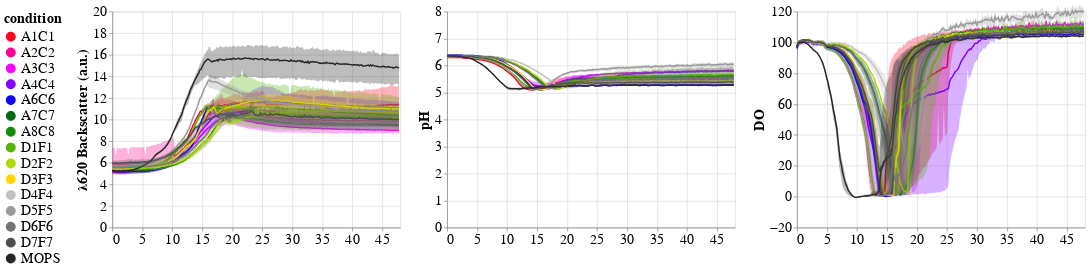

Write notebook code for a chart like this one.
### Code cell
od=lectorfig('mean(OD600)',"\u03BB620 Backscatter (a.u.)",20,0)
ph=lectorfig('mean(pH)',"pH",8,0)
DO=lectorfig('mean(DO)',"DO",120,-20)
chart2=od|ph|DO
chart2=chart2.configure_axis(
        labelFontSize=20,
        titleFontSize=20
    ).configure_legend(
        labelFontSize=20,
        titleFontSize=20,
        symbolSize=150)
chart2#.save('ARTDBTL4-0.html')

### Figure 1 — Vega-Lite specification as saved in the notebook (floating-point values rounded to 4 significant figures; data arrays with more than 128 entries replaced by an {"elided": "..."} marker saying what was removed)
{"config": {"view": {"continuousWidth": 400, "continuousHeight": 300}, "axis": {"labelFontSize": 20, "titleFontSize": 20}, "legend": {"labelFontSize": 20, "symbolSize": 150, "titleFontSize": 20}}, "hconcat": [{"layer": [{"mark": {"type": "line", "opacity": 1}, "encoding": {"color": {"type": "nominal", "field": "condition", "legend": {"columns": 1, "orient": "left", "symbolLimit": 0}, "scale": {"range": ["#ff001e", "#ff0093", "#f600ff", "#8200ff", "#0d00ff", "#006918", "#118e00", "#53b400", "#afd900", "#ffd900", "#c2c0c0", "#9c9999", "#757373", "#4e4d4d", "#272626", "black"]}}, "x": {"type": "quantitative", "axis": {"labels": true}, "field": "Time", "scale": {"domain": [0, 48]}, "title": null}, "y": {"type": "quantitative", "aggregate": "mean", "axis": {"labels": true}, "field": "OD600", "scale": {"domain": [0, 20]}, "title": "λ620 Backscatter (a.u.)"}}}, {"mark": {"type": "errorband", "extent": "ci"}, "encoding": {"color": {"type": "nominal", "field": "condition", "legend": {"columns": 1, "orient": "left", "symbolLimit": 0}, "scale": {"range": ["#ff001e", "#ff0093", "#f600ff", "#8200ff", "#0d00ff", "#006918", "#118e00", "#53b400", "#afd900", "#ffd900", "#c2c0c0", "#9c9999", "#757373", "#4e4d4d", "#272626", "black"]}}, "x": {"type": "quantitative", "axis": {"labels": true}, "field": "Time", "scale": {"domain": [0, 48]}, "title": null}, "y": {"type": "quantitative", "aggregate": "mean", "axis": {"labels": true}, "field": "OD600", "scale": {"domain": [0, 20]}, "title": "λ620 Backscatter (a.u.)"}}}, {"layer": [{"mark": {"type": "line", "opacity": 1}, "encoding": {"color": {"type": "nominal", "field": "condition", "legend": {"columns": 1, "orient": "left", "symbolLimit": 0}, "scale": {"range": ["#ff001e", "#ff0093", "#f600ff", "#8200ff", "#0d00ff", "#006918", "#118e00", "#53b400", "#afd900", "#ffd900", "#c2c0c0", "#9c9999", "#757373", "#4e4d4d", "#272626", "black"]}}, "x": {"type": "quantitative", "axis": {"labels": true}, "field": "Time", "scale": {"domain": [0, 48]}, "title": null}, "y": {"type": "quantitative", "aggregate": "mean", "axis": {"labels": true}, "field": "OD600", "scale": {"domain": [0, 20]}, "title": "λ620 Backscatter (a.u.)"}}}, {"mark": {"type": "errorband", "extent": "ci"}, "encoding": {"color": {"type": "nominal", "field": "condition", "legend": {"columns": 1, "orient": "left", "symbolLimit": 0}, "scale": {"range": ["#ff001e", "#ff0093", "#f600ff", "#8200ff", "#0d00ff", "#006918", "#118e00", "#53b400", "#afd900", "#ffd900", "#c2c0c0", "#9c9999", "#757373", "#4e4d4d", "#272626", "black"]}}, "x": {"type": "quantitative", "axis": {"labels": true}, "field": "Time", "scale": {"domain": [0, 48]}, "title": null}, "y": {"type": "quantitative", "aggregate": "mean", "axis": {"labels": true}, "field": "OD600", "scale": {"domain": [0, 20]}, "title": "λ620 Backscatter (a.u.)"}}}], "data": {"name": "data-7166097930151b5e9d9f29a53a06b328"}}, {"layer": [{"mark": {"type": "line", "opacity": 1}, "encoding": {"color": {"type": "nominal", "field": "condition", "legend": {"columns": 1, "orient": "left", "symbolLimit": 0}, "scale": {"range": ["#ff001e", "#ff0093", "#f600ff", "#8200ff", "#0d00ff", "#006918", "#118e00", "#53b400", "#afd900", "#ffd900", "#c2c0c0", "#9c9999", "#757373", "#4e4d4d", "#272626", "black"]}}, "x": {"type": "quantitative", "axis": {"labels": true}, "field": "Time", "scale": {"domain": [0, 48]}, "title": null}, "y": {"type": "quantitative", "aggregate": "mean", "axis": {"labels": true}, "field": "OD600", "scale": {"domain": [0, 20]}, "title": "λ620 Backscatter (a.u.)"}}}, {"mark": {"type": "errorband", "extent": "ci"}, "encoding": {"color": {"type": "nominal", "field": "condition", "legend": {"columns": 1, "orient": "left", "symbolLimit": 0}, "scale": {"range": ["#ff001e", "#ff0093", "#f600ff", "#8200ff", "#0d00ff", "#006918", "#118e00", "#53b400", "#afd900", "#ffd900", "#c2c0c0", "#9c9999", "#757373", "#4e4d4d", "#272626", "black"]}}, "x": {"type": "quantitative", "axis": {"labels": true}, "field": "Time", "scale": {"domain": [0, 48]}, "title": null}, "y": {"type": "quantitative", "aggregate": "mean", "axis": {"labels": true}, "field": "OD600", "scale": {"domain": [0, 20]}, "title": "λ620 Backscatter (a.u.)"}}}], "data": {"name": "data-94ad2e3b3b0b1682ef1a25a7cd34f0cd"}}, {"layer": [{"mark": {"type": "line", "opacity": 1}, "encoding": {"color": {"type": "nominal", "field": "condition", "legend": {"columns": 1, "orient": "left", "symbolLimit": 0}, "scale": {"range": ["#ff001e", "#ff0093", "#f600ff", "#8200ff", "#0d00ff", "#006918", "#118e00", "#53b400", "#afd900", "#ffd900", "#c2c0c0", "#9c9999", "#757373", "#4e4d4d", "#272626", "black"]}}, "x": {"type": "quantitative", "axis": {"labels": true}, "field": "Time", "scale": {"domain": [0, 48]}, "title": null}, "y": {"type": "quantitative", "aggregate": "mean", "axis": {"labels": true}, "field": "OD600", "scale": {"domain": [0, 20]}, "title": "λ620 Backscatter (a.u.)"}}}, {"mark": {"type": "errorband", "extent": "ci"}, "encoding": {"color": {"type": "nominal", "field": "condition", "legend": {"columns": 1, "orient": "left", "symbolLimit": 0}, "scale": {"range": ["#ff001e", "#ff0093", "#f600ff", "#8200ff", "#0d00ff", "#006918", "#118e00", "#53b400", "#afd900", "#ffd900", "#c2c0c0", "#9c9999", "#757373", "#4e4d4d", "#272626", "black"]}}, "x": {"type": "quantitative", "axis": {"labels": true}, "field": "Time", "scale": {"domain": [0, 48]}, "title": null}, "y": {"type": "quantitative", "aggregate": "mean", "axis": {"labels": true}, "field": "OD600", "scale": {"domain": [0, 20]}, "title": "λ620 Backscatter (a.u.)"}}}], "data": {"name": "data-0994ea69344c4b953d6405bd1cd18ee0"}}, {"layer": [{"mark": {"type": "line", "opacity": 1}, "encoding": {"color": {"type": "nominal", "field": "condition", "legend": {"columns": 1, "orient": "left", "symbolLimit": 0}, "scale": {"range": ["#ff001e", "#ff0093", "#f600ff", "#8200ff", "#0d00ff", "#006918", "#118e00", "#53b400", "#afd900", "#ffd900", "#c2c0c0", "#9c9999", "#757373", "#4e4d4d", "#272626", "black"]}}, "x": {"type": "quantitative", "axis": {"labels": true}, "field": "Time", "scale": {"domain": [0, 48]}, "title": null}, "y": {"type": "quantitative", "aggregate": "mean", "axis": {"labels": true}, "field": "OD600", "scale": {"domain": [0, 20]}, "title": "λ620 Backscatter (a.u.)"}}}, {"mark": {"type": "errorband", "extent": "ci"}, "encoding": {"color": {"type": "nominal", "field": "condition", "legend": {"columns": 1, "orient": "left", "symbolLimit": 0}, "scale": {"range": ["#ff001e", "#ff0093", "#f600ff", "#8200ff", "#0d00ff", "#006918", "#118e00", "#53b400", "#afd900", "#ffd900", "#c2c0c0", "#9c9999", "#757373", "#4e4d4d", "#272626", "black"]}}, "x": {"type": "quantitative", "axis": {"labels": true}, "field": "Time", "scale": {"domain": [0, 48]}, "title": null}, "y": {"type": "quantitative", "aggregate": "mean", "axis": {"labels": true}, "field": "OD600", "scale": {"domain": [0, 20]}, "title": "λ620 Backscatter (a.u.)"}}}], "data": {"name": "data-5610076f394520a6ae03a3da1e205140"}}]}, {"layer": [{"mark": {"type": "line", "opacity": 1}, "encoding": {"color": {"type": "nominal", "field": "condition", "legend": {"columns": 1, "orient": "left", "symbolLimit": 0}, "scale": {"range": ["#ff001e", "#ff0093", "#f600ff", "#8200ff", "#0d00ff", "#006918", "#118e00", "#53b400", "#afd900", "#ffd900", "#c2c0c0", "#9c9999", "#757373", "#4e4d4d", "#272626", "black"]}}, "x": {"type": "quantitative", "axis": {"labels": true}, "field": "Time", "scale": {"domain": [0, 48]}, "title": null}, "y": {"type": "quantitative", "aggregate": "mean", "axis": {"labels": true}, "field": "pH", "scale": {"domain": [0, 8]}, "title": "pH"}}}, {"mark": {"type": "errorband", "extent": "ci"}, "encoding": {"color": {"type": "nominal", "field": "condition", "legend": {"columns": 1, "orient": "left", "symbolLimit": 0}, "scale": {"range": ["#ff001e", "#ff0093", "#f600ff", "#8200ff", "#0d00ff", "#006918", "#118e00", "#53b400", "#afd900", "#ffd900", "#c2c0c0", "#9c9999", "#757373", "#4e4d4d", "#272626", "black"]}}, "x": {"type": "quantitative", "axis": {"labels": true}, "field": "Time", "scale": {"domain": [0, 48]}, "title": null}, "y": {"type": "quantitative", "aggregate": "mean", "axis": {"labels": true}, "field": "pH", "scale": {"domain": [0, 8]}, "title": "pH"}}}, {"layer": [{"mark": {"type": "line", "opacity": 1}, "encoding": {"color": {"type": "nominal", "field": "condition", "legend": {"columns": 1, "orient": "left", "symbolLimit": 0}, "scale": {"range": ["#ff001e", "#ff0093", "#f600ff", "#8200ff", "#0d00ff", "#006918", "#118e00", "#53b400", "#afd900", "#ffd900", "#c2c0c0", "#9c9999", "#757373", "#4e4d4d", "#272626", "black"]}}, "x": {"type": "quantitative", "axis": {"labels": true}, "field": "Time", "scale": {"domain": [0, 48]}, "title": null}, "y": {"type": "quantitative", "aggregate": "mean", "axis": {"labels": true}, "field": "pH", "scale": {"domain": [0, 8]}, "title": "pH"}}}, {"mark": {"type": "errorband", "extent": "ci"}, "encoding": {"color": {"type": "nominal", "field": "condition", "legend": {"columns": 1, "orient": "left", "symbolLimit": 0}, "scale": {"range": ["#ff001e", "#ff0093", "#f600ff", "#8200ff", "#0d00ff", "#006918", "#118e00", "#53b400", "#afd900", "#ffd900", "#c2c0c0", "#9c9999", "#757373", "#4e4d4d", "#272626", "black"]}}, "x": {"type": "quantitative", "axis": {"labels": true}, "field": "Time", "scale": {"domain": [0, 48]}, "title": null}, "y": {"type": "quantitative", "aggregate": "mean", "axis": {"labels": true}, "field": "pH", "scale": {"domain": [0, 8]}, "title": "pH"}}}], "data": {"name": "data-7166097930151b5e9d9f29a53a06b328"}}, {"layer": [{"mark": {"type": "line", "opacity": 1}, "encoding": {"color": {"type": "nominal", "field": "condition", "legend": {"columns": 1, "orient": "left", "symbolLimit": 0}, "scale": {"range": ["#ff001e", "#ff0093", "#f600ff", "#8200ff", "#0d00ff", "#006918", "#118e00", "#53b400", "#afd900", "#ffd900", "#c2c0c0", "#9c9999", "#757373", "#4e4d4d", "#272626", "black"]}}, "x": {"type": "quantitative", "axis": {"labels": true}, "field": "Time", "scale": {"domain": [0, 48]}, "title": null}, "y": {"type": "quantitative", "aggregate": "mean", "axis": {"labels": true}, "field": "pH", "scale": {"domain": [0, 8]}, "title": "pH"}}}, {"mark": {"type": "errorband", "extent": "ci"}, "encoding": {"color": {"type": "nominal", "field": "condition", "legend": {"columns": 1, "orient": "left", "symbolLimit": 0}, "scale": {"range": ["#ff001e", "#ff0093", "#f600ff", "#8200ff", "#0d00ff", "#006918", "#118e00", "#53b400", "#afd900", "#ffd900", "#c2c0c0", "#9c9999", "#757373", "#4e4d4d", "#272626", "black"]}}, "x": {"type": "quantitative", "axis": {"labels": true}, "field": "Time", "scale": {"domain": [0, 48]}, "title": null}, "y": {"type": "quantitative", "aggregate": "mean", "axis": {"labels": true}, "field": "pH", "scale": {"domain": [0, 8]}, "title": "pH"}}}], "data": {"name": "data-94ad2e3b3b0b1682ef1a25a7cd34f0cd"}}, {"layer": [{"mark": {"type": "line", "opacity": 1}, "encoding": {"color": {"type": "nominal", "field": "condition", "legend": {"columns": 1, "orient": "left", "symbolLimit": 0}, "scale": {"range": ["#ff001e", "#ff0093", "#f600ff", "#8200ff", "#0d00ff", "#006918", "#118e00", "#53b400", "#afd900", "#ffd900", "#c2c0c0", "#9c9999", "#757373", "#4e4d4d", "#272626", "black"]}}, "x": {"type": "quantitative", "axis": {"labels": true}, "field": "Time", "scale": {"domain": [0, 48]}, "title": null}, "y": {"type": "quantitative", "aggregate": "mean", "axis": {"labels": true}, "field": "pH", "scale": {"domain": [0, 8]}, "title": "pH"}}}, {"mark": {"type": "errorband", "extent": "ci"}, "encoding": {"color": {"type": "nominal", "field": "condition", "legend": {"columns": 1, "orient": "left", "symbolLimit": 0}, "scale": {"range": ["#ff001e", "#ff0093", "#f600ff", "#8200ff", "#0d00ff", "#006918", "#118e00", "#53b400", "#afd900", "#ffd900", "#c2c0c0", "#9c9999", "#757373", "#4e4d4d", "#272626", "black"]}}, "x": {"type": "quantitative", "axis": {"labels": true}, "field": "Time", "scale": {"domain": [0, 48]}, "title": null}, "y": {"type": "quantitative", "aggregate": "mean", "axis": {"labels": true}, "field": "pH", "scale": {"domain": [0, 8]}, "title": "pH"}}}], "data": {"name": "data-0994ea69344c4b953d6405bd1cd18ee0"}}, {"layer": [{"mark": {"type": "line", "opacity": 1}, "encoding": {"color": {"type": "nominal", "field": "condition", "legend": {"columns": 1, "orient": "left", "symbolLimit": 0}, "scale": {"range": ["#ff001e", "#ff0093", "#f600ff", "#8200ff", "#0d00ff", "#006918", "#118e00", "#53b400", "#afd900", "#ffd900", "#c2c0c0", "#9c9999", "#757373", "#4e4d4d", "#272626", "black"]}}, "x": {"type": "quantitative", "axis": {"labels": true}, "field": "Time", "scale": {"domain": [0, 48]}, "title": null}, "y": {"type": "quantitative", "aggregate": "mean", "axis": {"labels": true}, "field": "pH", "scale": {"domain": [0, 8]}, "title": "pH"}}}, {"mark": {"type": "errorband", "extent": "ci"}, "encoding": {"color": {"type": "nominal", "field": "condition", "legend": {"columns": 1, "orient": "left", "symbolLimit": 0}, "scale": {"range": ["#ff001e", "#ff0093", "#f600ff", "#8200ff", "#0d00ff", "#006918", "#118e00", "#53b400", "#afd900", "#ffd900", "#c2c0c0", "#9c9999", "#757373", "#4e4d4d", "#272626", "black"]}}, "x": {"type": "quantitative", "axis": {"labels": true}, "field": "Time", "scale": {"domain": [0, 48]}, "title": null}, "y": {"type": "quantitative", "aggregate": "mean", "axis": {"labels": true}, "field": "pH", "scale": {"domain": [0, 8]}, "title": "pH"}}}], "data": {"name": "data-5610076f394520a6ae03a3da1e205140"}}]}, {"layer": [{"mark": {"type": "line", "opacity": 1}, "encoding": {"color": {"type": "nominal", "field": "condition", "legend": {"columns": 1, "orient": "left", "symbolLimit": 0}, "scale": {"range": ["#ff001e", "#ff0093", "#f600ff", "#8200ff", "#0d00ff", "#006918", "#118e00", "#53b400", "#afd900", "#ffd900", "#c2c0c0", "#9c9999", "#757373", "#4e4d4d", "#272626", "black"]}}, "x": {"type": "quantitative", "axis": {"labels": true}, "field": "Time", "scale": {"domain": [0, 48]}, "title": null}, "y": {"type": "quantitative", "aggregate": "mean", "axis": {"labels": true}, "field": "DO", "scale": {"domain": [-20, 120]}, "title": "DO"}}}, {"mark": {"type": "errorband", "extent": "ci"}, "encoding": {"color": {"type": "nominal", "field": "condition", "legend": {"columns": 1, "orient": "left", "symbolLimit": 0}, "scale": {"range": ["#ff001e", "#ff0093", "#f600ff", "#8200ff", "#0d00ff", "#006918", "#118e00", "#53b400", "#afd900", "#ffd900", "#c2c0c0", "#9c9999", "#757373", "#4e4d4d", "#272626", "black"]}}, "x": {"type": "quantitative", "axis": {"labels": true}, "field": "Time", "scale": {"domain": [0, 48]}, "title": null}, "y": {"type": "quantitative", "aggregate": "mean", "axis": {"labels": true}, "field": "DO", "scale": {"domain": [-20, 120]}, "title": "DO"}}}, {"layer": [{"mark": {"type": "line", "opacity": 1}, "encoding": {"color": {"type": "nominal", "field": "condition", "legend": {"columns": 1, "orient": "left", "symbolLimit": 0}, "scale": {"range": ["#ff001e", "#ff0093", "#f600ff", "#8200ff", "#0d00ff", "#006918", "#118e00", "#53b400", "#afd900", "#ffd900", "#c2c0c0", "#9c9999", "#757373", "#4e4d4d", "#272626", "black"]}}, "x": {"type": "quantitative", "axis": {"labels": true}, "field": "Time", "scale": {"domain": [0, 48]}, "title": null}, "y": {"type": "quantitative", "aggregate": "mean", "axis": {"labels": true}, "field": "DO", "scale": {"domain": [-20, 120]}, "title": "DO"}}}, {"mark": {"type": "errorband", "extent": "ci"}, "encoding": {"color": {"type": "nominal", "field": "condition", "legend": {"columns": 1, "orient": "left", "symbolLimit": 0}, "scale": {"range": ["#ff001e", "#ff0093", "#f600ff", "#8200ff", "#0d00ff", "#006918", "#118e00", "#53b400", "#afd900", "#ffd900", "#c2c0c0", "#9c9999", "#757373", "#4e4d4d", "#272626", "black"]}}, "x": {"type": "quantitative", "axis": {"labels": true}, "field": "Time", "scale": {"domain": [0, 48]}, "title": null}, "y": {"type": "quantitative", "aggregate": "mean", "axis": {"labels": true}, "field": "DO", "scale": {"domain": [-20, 120]}, "title": "DO"}}}], "data": {"name": "data-7166097930151b5e9d9f29a53a06b328"}}, {"layer": [{"mark": {"type": "line", "opacity": 1}, "encoding": {"color": {"type": "nominal", "field": "condition", "legend": {"columns": 1, "orient": "left", "symbolLimit": 0}, "scale": {"range": ["#ff001e", "#ff0093", "#f600ff", "#8200ff", "#0d00ff", "#006918", "#118e00", "#53b400", "#afd900", "#ffd900", "#c2c0c0", "#9c9999", "#757373", "#4e4d4d", "#272626", "black"]}}, "x": {"type": "quantitative", "axis": {"labels": true}, "field": "Time", "scale": {"domain": [0, 48]}, "title": null}, "y": {"type": "quantitative", "aggregate": "mean", "axis": {"labels": true}, "field": "DO", "scale": {"domain": [-20, 120]}, "title": "DO"}}}, {"mark": {"type": "errorband", "extent": "ci"}, "encoding": {"color": {"type": "nominal", "field": "condition", "legend": {"columns": 1, "orient": "left", "symbolLimit": 0}, "scale": {"range": ["#ff001e", "#ff0093", "#f600ff", "#8200ff", "#0d00ff", "#006918", "#118e00", "#53b400", "#afd900", "#ffd900", "#c2c0c0", "#9c9999", "#757373", "#4e4d4d", "#272626", "black"]}}, "x": {"type": "quantitative", "axis": {"labels": true}, "field": "Time", "scale": {"domain": [0, 48]}, "title": null}, "y": {"type": "quantitative", "aggregate": "mean", "axis": {"labels": true}, "field": "DO", "scale": {"domain": [-20, 120]}, "title": "DO"}}}], "data": {"name": "data-94ad2e3b3b0b1682ef1a25a7cd34f0cd"}}, {"layer": [{"mark": {"type": "line", "opacity": 1}, "encoding": {"color": {"type": "nominal", "field": "condition", "legend": {"columns": 1, "orient": "left", "symbolLimit": 0}, "scale": {"range": ["#ff001e", "#ff0093", "#f600ff", "#8200ff", "#0d00ff", "#006918", "#118e00", "#53b400", "#afd900", "#ffd900", "#c2c0c0", "#9c9999", "#757373", "#4e4d4d", "#272626", "black"]}}, "x": {"type": "quantitative", "axis": {"labels": true}, "field": "Time", "scale": {"domain": [0, 48]}, "title": null}, "y": {"type": "quantitative", "aggregate": "mean", "axis": {"labels": true}, "field": "DO", "scale": {"domain": [-20, 120]}, "title": "DO"}}}, {"mark": {"type": "errorband", "extent": "ci"}, "encoding": {"color": {"type": "nominal", "field": "condition", "legend": {"columns": 1, "orient": "left", "symbolLimit": 0}, "scale": {"range": ["#ff001e", "#ff0093", "#f600ff", "#8200ff", "#0d00ff", "#006918", "#118e00", "#53b400", "#afd900", "#ffd900", "#c2c0c0", "#9c9999", "#757373", "#4e4d4d", "#272626", "black"]}}, "x": {"type": "quantitative", "axis": {"labels": true}, "field": "Time", "scale": {"domain": [0, 48]}, "title": null}, "y": {"type": "quantitative", "aggregate": "mean", "axis": {"labels": true}, "field": "DO", "scale": {"domain": [-20, 120]}, "title": "DO"}}}], "data": {"name": "data-0994ea69344c4b953d6405bd1cd18ee0"}}, {"layer": [{"mark": {"type": "line", "opacity": 1}, "encoding": {"color": {"type": "nominal", "field": "condition", "legend": {"columns": 1, "orient": "left", "symbolLimit": 0}, "scale": {"range": ["#ff001e", "#ff0093", "#f600ff", "#8200ff", "#0d00ff", "#006918", "#118e00", "#53b400", "#afd900", "#ffd900", "#c2c0c0", "#9c9999", "#757373", "#4e4d4d", "#272626", "black"]}}, "x": {"type": "quantitative", "axis": {"labels": true}, "field": "Time", "scale": {"domain": [0, 48]}, "title": null}, "y": {"type": "quantitative", "aggregate": "mean", "axis": {"labels": true}, "field": "DO", "scale": {"domain": [-20, 120]}, "title": "DO"}}}, {"mark": {"type": "errorband", "extent": "ci"}, "encoding": {"color": {"type": "nominal", "field": "condition", "legend": {"columns": 1, "orient": "left", "symbolLimit": 0}, "scale": {"range": ["#ff001e", "#ff0093", "#f600ff", "#8200ff", "#0d00ff", "#006918", "#118e00", "#53b400", "#afd900", "#ffd900", "#c2c0c0", "#9c9999", "#757373", "#4e4d4d", "#272626", "black"]}}, "x": {"type": "quantitative", "axis": {"labels": true}, "field": "Time", "scale": {"domain": [0, 48]}, "title": null}, "y": {"type": "quantitative", "aggregate": "mean", "axis": {"labels": true}, "field": "DO", "scale": {"domain": [-20, 120]}, "title": "DO"}}}], "data": {"name": "data-5610076f394520a6ae03a3da1e205140"}}]}], "data": {"name": "data-0120aa23181aacdc2dea7e1369bcf0fa"}, "$schema": "https://vega.github.io/schema/vega-lite/v4.8.1.json", "datasets": {"data-0120aa23181aacdc2dea7e1369bcf0fa": {"elided": "2277 records"}, "data-7166097930151b5e9d9f29a53a06b328": {"elided": "2277 records"}, "data-94ad2e3b3b0b1682ef1a25a7cd34f0cd": {"elided": "1518 records"}, "data-0994ea69344c4b953d6405bd1cd18ee0": {"elided": "2277 records"}, "data-5610076f394520a6ae03a3da1e205140": {"elided": "3036 records"}}}
